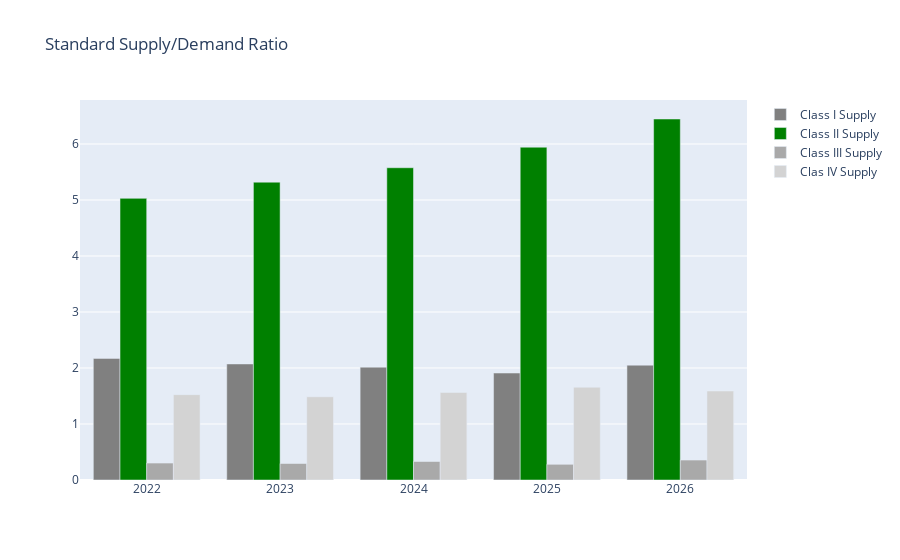

Notebook cell for this chart:
### Code cell
demand_fig = go.Figure()
demand_fig.add_trace(
    go.Bar(name='Class I Supply',
        x= total['Year'],
        y= (total['I_SD']), 
                marker_color='grey'
    ),
)
demand_fig.add_trace(
    go.Bar(name='Class II Supply',
        x= total['Year'],
        y= (total['II_SD']), 
                marker_color='green'
    ),
)
demand_fig.add_trace(
    go.Bar(name='Class III Supply',
        x= total['Year'],
        y= (total['III_SD']), 
                marker_color='darkgrey'
    ),
)
demand_fig.add_trace(
    go.Bar(name='Clas IV Supply',
        x= total['Year'],
        y= (total['IV_SD']), 
                marker_color='lightgrey'
    ),
)
demand_fig.update_layout(title_text="Standard Supply/Demand Ratio")
demand_fig.show()

### Figure 1 — Plotly figure (JSON) as saved in the notebook; plotly's stock layout.template omitted (floating-point values rounded to 4 significant figures)
{"data": [{"marker": {"color": "grey"}, "name": "Class I Supply", "type": "bar", "x": [2022, 2023, 2024, 2025, 2026], "y": [2.172, 2.072, 2.015, 1.91, 2.05]}, {"marker": {"color": "green"}, "name": "Class II Supply", "type": "bar", "x": [2022, 2023, 2024, 2025, 2026], "y": [5.029, 5.318, 5.576, 5.942, 6.446]}, {"marker": {"color": "darkgrey"}, "name": "Class III Supply", "type": "bar", "x": [2022, 2023, 2024, 2025, 2026], "y": [0.3025, 0.2944, 0.3301, 0.2802, 0.3562]}, {"marker": {"color": "lightgrey"}, "name": "Clas IV Supply", "type": "bar", "x": [2022, 2023, 2024, 2025, 2026], "y": [1.524, 1.487, 1.564, 1.656, 1.589]}], "layout": {"title": {"text": "Standard Supply/Demand Ratio"}}}
